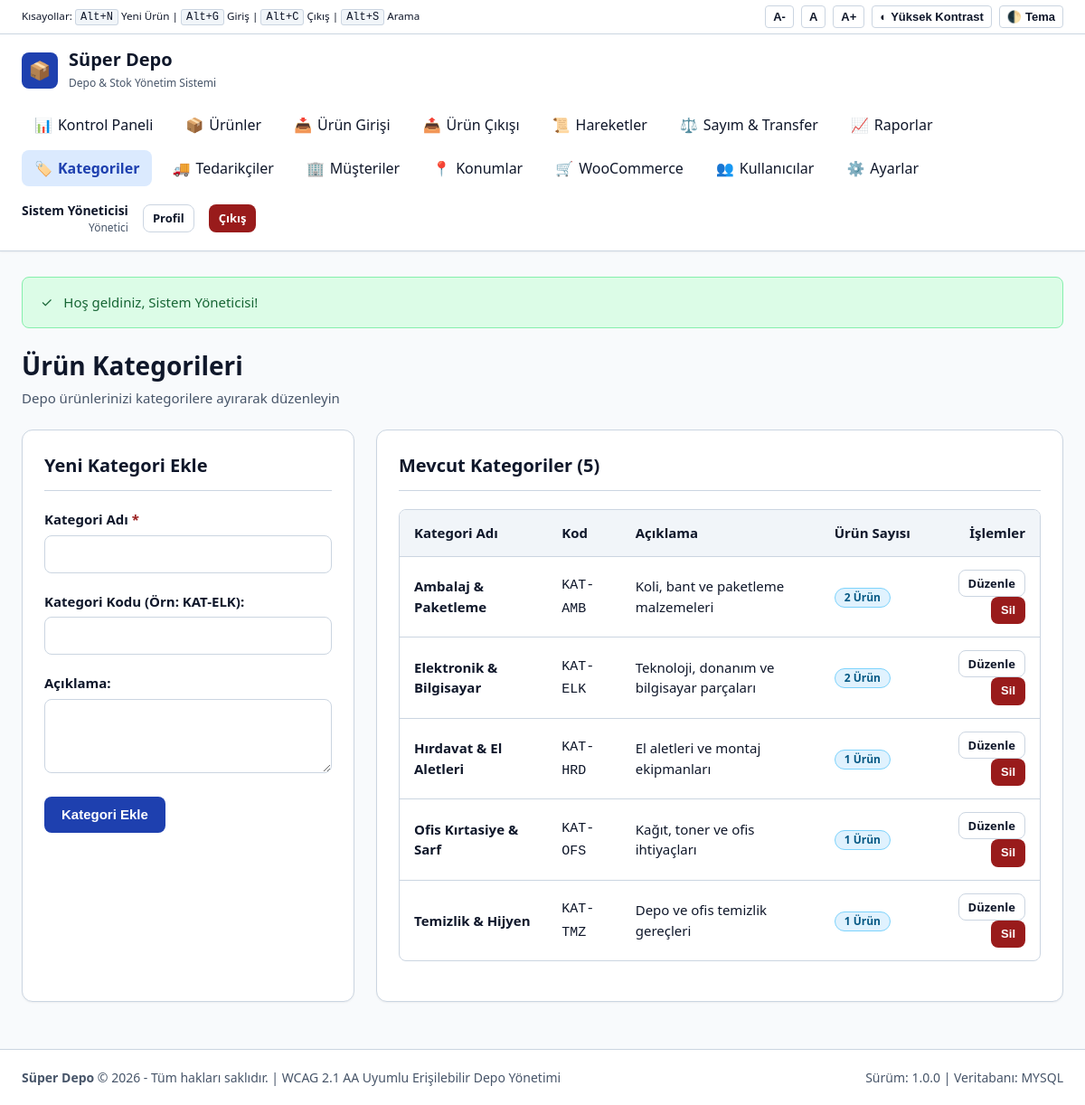
The app's page /categories.php (signed in) with its own data.
### tables this page shows
CREATE TABLE categories (
    id INT AUTO_INCREMENT PRIMARY KEY,
    name VARCHAR(100) NOT NULL,
    code VARCHAR(50) NULL,
    description TEXT NULL,
    created_at TIMESTAMP DEFAULT CURRENT_TIMESTAMP
);

### includes/functions.php (called while the page is built, shortened)
<?php
function e(?string $str): string {
    return htmlspecialchars((string)($str ?? ''), ENT_QUOTES, 'UTF-8');
}

### categories.php (the view, shortened to what this page needs)
<?php
require_once __DIR__ . '/includes/header.php';
$db = get_db();
$categories = $db->query('SELECT c.*, COUNT(p.id) as product_count
                          FROM categories c
                          LEFT JOIN products p ON c.id = p.category_id AND p.is_active = 1
                          GROUP BY c.id ORDER BY c.name ASC')->fetchAll();
$edit_cat = null;
?>
<div class="page-header">
    <div>
        <h1 class="page-title">Ürün Kategorileri</h1>
        <p class="page-subtitle">Depo ürünlerinizi kategorilere ayırarak düzenleyin</p>
    </div>
</div>
<div style="display: grid; grid-template-columns: repeat(auto-fit, minmax(320px, 1fr)); gap: 1.5rem;">
    <div class="card">
        <div class="card-header">
            <h2 class="card-title"><?= $edit_cat ? 'Kategoriyi Düzenle' : 'Yeni Kategori Ekle' ?></h2>
        </div>
        <form action="categories.php" method="POST">
            <div class="form-group">
                <label for="name" class="form-label">Kategori Adı <span class="form-required">*</span></label>
                <input type="text" id="name" name="name" class="form-control"
                       value="<?= e($edit_cat['name'] ?? '') ?>" required autofocus>
            </div>
            <div class="form-group">
                <label for="code" class="form-label">Kategori Kodu (Örn: KAT-ELK):</label>
                <input type="text" id="code" name="code" class="form-control"
                       value="<?= e($edit_cat['code'] ?? '') ?>">
            </div>
            <div class="form-group">
                <label for="description" class="form-label">Açıklama:</label>
                <textarea id="description" name="description" class="form-control" rows="3"><?= e($edit_cat['description'] ?? '') ?></textarea>
            </div>
            <div style="display: flex; gap: 0.5rem;">
                <button type="submit" class="btn btn-primary">
                    <?= $edit_cat ? 'Güncelle' : 'Kategori Ekle' ?>
                </button>
            </div>
        </form>
    </div>
    <div class="card" style="grid-column: span 2;">
        <div class="card-header">
            <h2 class="card-title">Mevcut Kategoriler (<?= count($categories) ?>)</h2>
        </div>
        <div class="table-responsive">
            <table class="data-table" aria-label="Kategori Tablosu">
                <thead>
                    <tr>
                        <th scope="col">Kategori Adı</th>
                        <th scope="col">Kod</th>
                        <th scope="col">Açıklama</th>
                        <th scope="col">Ürün Sayısı</th>
                        <th scope="col" style="text-align: right;">İşlemler</th>
                    </tr>
                </thead>
                <tbody>
                    <?php foreach ($categories as $c): ?>
                    <tr>
                        <td><strong><?= e($c['name']) ?></strong></td>
                        <td><code><?= e($c['code'] ?: '-') ?></code></td>
                        <td><?= e($c['description'] ?: '-') ?></td>
                        <td><span class="badge badge-info"><?= $c['product_count'] ?> Ürün</span></td>
                        <td style="text-align: right;">
                            <a href="categories.php?edit=<?= (int)$c['id'] ?>" class="btn btn-sm btn-outline">Düzenle</a>
                            <form action="categories.php" method="POST" style="display: inline;" onsubmit="return confirm('Bu kategoriyi silmek istediğinizden emin misiniz?');">
                                <button type="submit" class="btn btn-sm btn-danger">Sil</button>
                            </form>
                        </td>
                    </tr>
                    <?php endforeach; ?>
                </tbody>
            </table>
        </div>
    </div>
</div>
<?php require_once __DIR__ . '/includes/footer.php'; ?>

### assets/css/style.css (style rules this page uses)
:root { --font-base: system-ui, -apple-system, BlinkMacSystemFont, 'Segoe UI', Roboto, Helvetica, Arial, sans-serif; --font-size-base: 1rem; --line-height: 1.5; --color-bg: #f8fafc; --color-surface: #ffffff; --color-surface-hover: #f1f5f9; --color-border: #cbd5e1; --color-border-focus: #0f172a; --color-text: #0f172a; --color-text-muted: #475569; --color-text-light: #ffffff; --color-primary: #1e40af; --color-primary-hover: #1e3a8a; --color-primary-light: #dbeafe; --color-success: #166534; --color-success-bg: #dcfce7; --color-success-border: #86efac; --color-warning: #92400e; --color-warning-bg: #fef3c7; --color-warning-border: #fcd34d; --color-danger: #991b1b; --color-danger-bg: #fee2e2; --color-danger-border: #fca5a5; --color-info: #075985; --color-info-bg: #e0f2fe; --color-info-border: #7dd3fc; --focus-ring: 3px solid #2563eb; --focus-offset: 2px; --radius-sm: 4px; --radius-md: 8px; --radius-lg: 12px; --shadow-sm: 0 1px 2px 0 rgb(0 0 0 / 0.05); --shadow-md: 0 4px 6px -1px rgb(0 0 0 / 0.1), 0 2px 4px -2px rgb(0 0 0 / 0.1); --shadow-lg: 0 10px 15px -3px rgb(0 0 0 / 0.1); }
*, *::before, *::after { box-sizing: border-box; margin: 0; padding: 0; }
html { font-size: var(--font-size-base); scroll-behavior: smooth; }
body { font-family: var(--font-base); line-height: var(--line-height); color: var(--color-text); background-color: var(--color-bg); min-height: 100vh; display: flex; flex-direction: column; }
.page-header { display: flex; justify-content: space-between; align-items: center; flex-wrap: wrap; gap: 1rem; margin-bottom: 1.5rem; }
.page-title { font-size: 1.75rem; font-weight: 700; color: var(--color-text); }
.page-subtitle { color: var(--color-text-muted); font-size: 0.9375rem; margin-top: 0.25rem; }
.card { background-color: var(--color-surface); border: 1px solid var(--color-border); border-radius: var(--radius-lg); box-shadow: var(--shadow-sm); padding: 1.5rem; margin-bottom: 1.5rem; }
.card-header { display: flex; justify-content: space-between; align-items: center; margin-bottom: 1.25rem; border-bottom: 1px solid var(--color-border); padding-bottom: 0.75rem; }
.card-title { font-size: 1.25rem; font-weight: 600; }
.btn { display: inline-flex; align-items: center; justify-content: center; gap: 0.5rem; padding: 0.625rem 1.125rem; font-size: 0.9375rem; font-weight: 600; border-radius: var(--radius-md); border: 1px solid transparent; cursor: pointer; text-decoration: none; transition: all 0.15s ease; line-height: 1.25; }
.btn-primary { background-color: var(--color-primary); color: #ffffff; }
.btn-danger { background-color: var(--color-danger); color: #ffffff; }
.btn-outline { background-color: transparent; border-color: var(--color-border); color: var(--color-text); }
.btn-sm { padding: 0.375rem 0.625rem; font-size: 0.8125rem; }
.form-group { margin-bottom: 1.25rem; }
.form-label { display: block; font-weight: 600; font-size: 0.9375rem; margin-bottom: 0.375rem; color: var(--color-text); }
.form-required { color: var(--color-danger); font-weight: bold; }
.form-control { width: 100%; padding: 0.625rem 0.875rem; font-size: 0.9375rem; font-family: inherit; color: var(--color-text); background-color: var(--color-surface); border: 1px solid var(--color-border); border-radius: var(--radius-md); transition: border-color 0.15s ease; }
.table-responsive { width: 100%; overflow-x: auto; border: 1px solid var(--color-border); border-radius: var(--radius-md); background: var(--color-surface); margin-bottom: 1.25rem; }
.data-table { width: 100%; border-collapse: collapse; text-align: left; font-size: 0.9375rem; }
.data-table th, .data-table td { padding: 0.875rem 1rem; border-bottom: 1px solid var(--color-border); vertical-align: middle; }
.data-table th { background-color: var(--color-surface-hover); color: var(--color-text); font-weight: 600; white-space: nowrap; }
.data-table tbody tr:last-child td { border-bottom: none; }
.badge { display: inline-flex; align-items: center; gap: 4px; padding: 0.25rem 0.625rem; border-radius: 9999px; font-size: 0.75rem; font-weight: 700; line-height: 1; white-space: nowrap; }
.badge-info { background: var(--color-info-bg); color: var(--color-info); border: 1px solid var(--color-info-border); }

### records on screen
categories: name "Ambalaj & Paketleme", code "KAT-AMB", description "Koli, bant ve paketleme malzemeleri", product_count "2"
categories: name "Elektronik & Bilgisayar", code "KAT-ELK", description "Teknoloji, donanım ve bilgisayar parçaları", product_count "2"
categories: name "Hırdavat & El Aletleri", code "KAT-HRD", description "El aletleri ve montaj ekipmanları", product_count "1"
categories: name "Ofis Kırtasiye & Sarf", code "KAT-OFS", description "Kağıt, toner ve ofis ihtiyaçları", product_count "1"
categories: name "Temizlik & Hijyen", code "KAT-TMZ", description "Depo ve ofis temizlik gereçleri", product_count "1"

### other values on screen
APP_NAME "Süper Depo"
$user['full_name'] "Sistem Yöneticisi"
$flash['message'] "Hoş geldiniz, Sistem Yöneticisi!"
count($categories) "5"
APP_VERSION "1.0.0"
DB_DRIVER "MYSQL"
